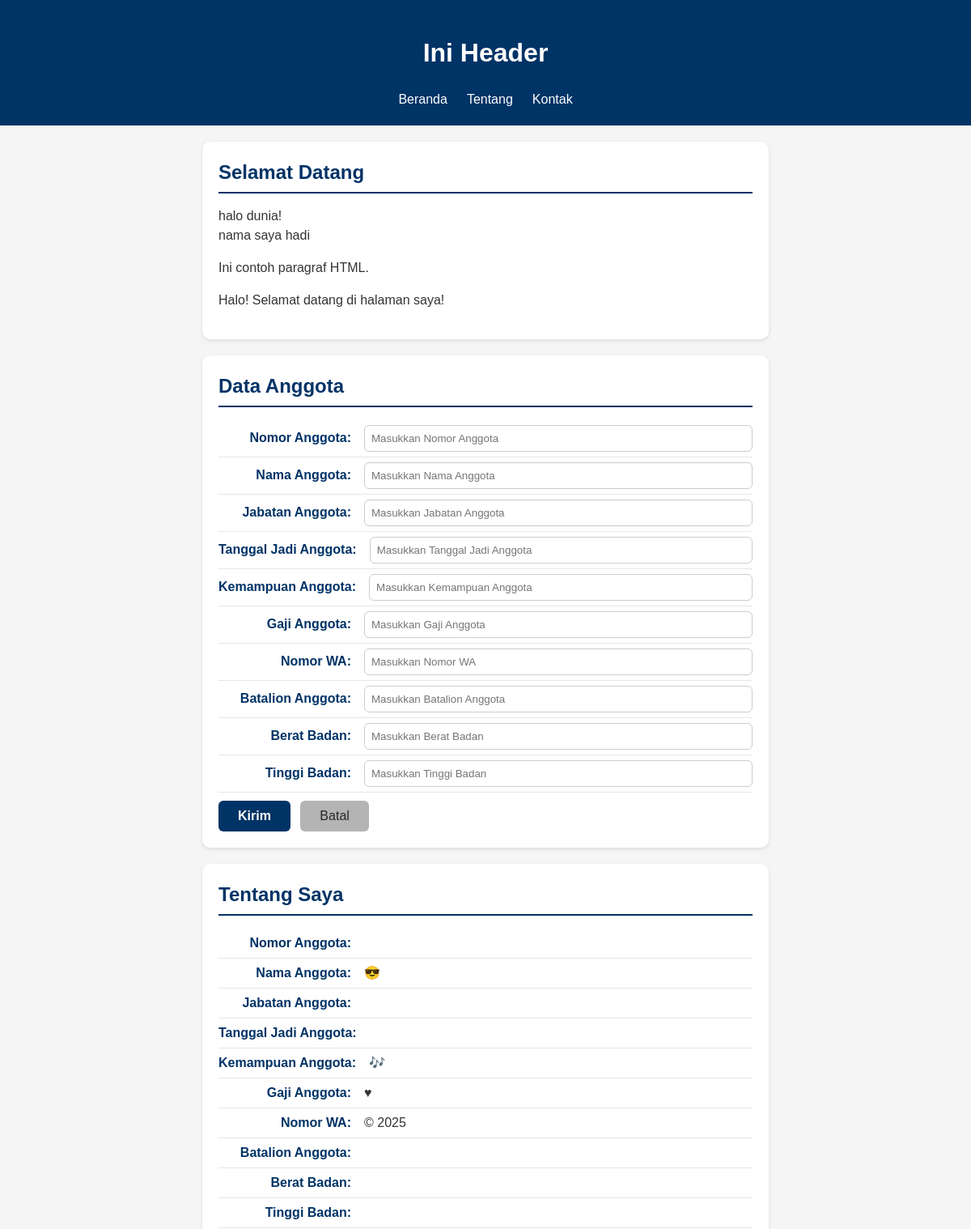
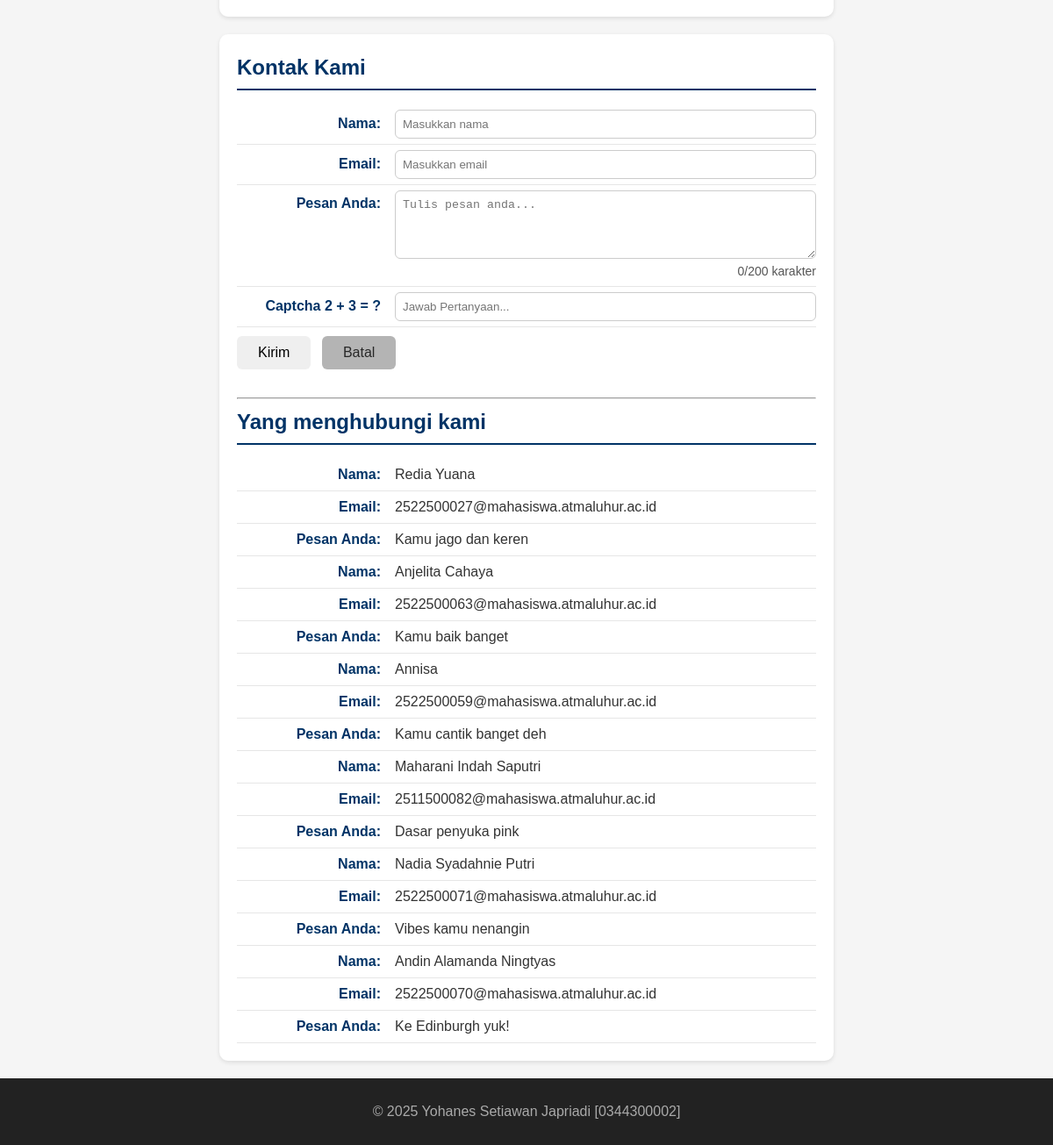
The page / on the database its author committed (2 pictures, top to bottom).
### tables this page shows
CREATE TABLE `tbl_tamu` (
  `cid` int(11) NOT NULL,
  `cnama` varchar(100) DEFAULT NULL,
  `cemail` varchar(100) DEFAULT NULL,
  `cpesan` text,
  `created_at` datetime NOT NULL DEFAULT CURRENT_TIMESTAMP
);

### fungsi.php (the view, shortened to what this page needs)
<?php
function bersihkan($str)
{
  return htmlspecialchars(trim($str));
}
function tampilkanData($conf, $arr)
{
  $html = "";
  foreach ($conf as $k => $v) {
    $label = $v["label"];
    $nilai = bersihkan($arr[$k] ?? '');
    $suffix = $v["suffix"];
    $html .= "<p><strong>{$label}</strong> {$nilai}{$suffix}</p>";
  }
  return $html;
}

### index.php (shortened to what this page needs)
<?php
require_once __DIR__ . '/fungsi.php';
?>
<!DOCTYPE html>
<html lang="en">
<head>
  <link rel="stylesheet" href="style.css">
</head>
<body>
  <header>
    <h1>Ini Header</h1>
    <nav>
      <ul>
        <li><a href="#home">Beranda</a></li>
        <li><a href="#about">Tentang</a></li>
        <li><a href="#contact">Kontak</a></li>
      </ul>
    </nav>
  </header>
  <main>
    <section id="home">
      <h2>Selamat Datang</h2>
      <?php
      echo "halo dunia!<br>";
      echo "nama saya hadi";
      ?>
      <p>Ini contoh paragraf HTML.</p>
    </section>
    <section id="anggota">
      <h2>Data Anggota</h2>
      <form action="proses_simpan.php" method="POST">
        <label for="txtNoAng"><span>Nomor Anggota:</span>
          <input type="text" id="txtNoAng" name="txtNoAng" placeholder="Masukkan Nomor Anggota" required>
        </label>
        <label for="txtNmAng"><span>Nama Anggota:</span>
          <input type="text" id="txtNmAng" name="txtNmAng" placeholder="Masukkan Nama Anggota" required>
        </label>
        <label for="txtJabAng"><span>Jabatan Anggota:</span>
          <input type="text" id="txtJabAng" name="txtJabAng" placeholder="Masukkan Jabatan Anggota" required>
        </label>
        <label for="txtTglJadi"><span>Tanggal Jadi Anggota:</span>
          <input type="text" id="txtTglJadi" name="txtTglJadi" placeholder="Masukkan Tanggal Jadi Anggota" required>
        </label>
        <label for="txtSkill"><span>Kemampuan Anggota:</span>
          <input type="text" id="txtSkill" name="txtSkill" placeholder="Masukkan Kemampuan Anggota" required>
        </label>
        <label for="txtGaji"><span>Gaji Anggota:</span>
          <input type="text" id="txtGaji" name="txtGaji" placeholder="Masukkan Gaji Anggota" required>
        </label>
        <label for="txtNoWA"><span>Nomor WA:</span>
          <input type="text" id="txtNoWA" name="txtNoWA" placeholder="Masukkan Nomor WA" required>
        </label>
        <label for="txBatalion"><span>Batalion Anggota:</span>
          <input type="text" id="txBatalion" name="txBatalion" placeholder="Masukkan Batalion Anggota" required>
        </label>
        <label for="txtBB"><span>Berat Badan:</span>
          <input type="text" id="txtBB" name="txtBB" placeholder="Masukkan Berat Badan" required>
        </label>
        <label for="txtTB"><span>Tinggi Badan:</span>
          <input type="text" id="txtTB" name="txtTB" placeholder="Masukkan Tinggi Badan" required>
        </label>
        <button type="submit">Kirim</button>
        <button type="reset">Batal</button>
      </form>
    </section>
    <?php
    $anggota = $_SESSION["anggota"] ?? [];
    $fieldConfig = [
      "noang" => ["label" => "Nomor Anggota:", "suffix" => ""],
      "nama" => ["label" => "Nama Anggota:", "suffix" => " &#128526;"],
      "jabatan" => ["label" => "Jabatan Anggota:", "suffix" => ""],
      "tanggal" => ["label" => "Tanggal Jadi Anggota:", "suffix" => ""],
      "skill" => ["label" => "Kemampuan Anggota:", "suffix" => " &#127926;"],
      "gaji" => ["label" => "Gaji Anggota:", "suffix" => " &hearts;"],
      "nowa" => ["label" => "Nomor WA:", "suffix" => " &copy; 2025"],
      "batalion" => ["label" => "Batalion Anggota:", "suffix" => ""],
      "bb" => ["label" => "Berat Badan:", "suffix" => ""],
      "tb" => ["label" => "Tinggi Badan:", "suffix" => ""],
    ];
    ?>
    <section id="about">
      <h2>Tentang Saya</h2>
      <?= tampilkanData($fieldConfig, $anggota) ?>
    </section>
    <?php
    $old          = $_SESSION['old'] ?? [];
    ?>
    <section id="contact">
      <h2>Kontak Kami</h2>
      <form action="proses.php" method="POST">
        <label for="txtNama"><span>Nama:</span>
          <input type="text" id="txtNama" name="txtNama" placeholder="Masukkan nama"
            required autocomplete="name"
            value="<?= isset($old['nama']) ? htmlspecialchars($old['nama']) : '' ?>">
        </label>
        <label for="txtEmail"><span>Email:</span>
          <input type="email" id="txtEmail" name="txtEmail" placeholder="Masukkan email"
            required autocomplete="email"
            value="<?= isset($old['email']) ? htmlspecialchars($old['email']) : '' ?>">
        </label>
        <label for="txtPesan"><span>Pesan Anda:</span>
          <textarea id="txtPesan" name="txtPesan" rows="4" placeholder="Tulis pesan anda..."
            required><?= isset($old['pesan']) ? htmlspecialchars($old['pesan']) : '' ?></textarea>
          <small id="charCount">0/200 karakter</small>
        </label>
        <label for="txtCaptcha"><span>Captcha 2 + 3 = ?</span>
          <input type="number" id="txtCaptcha" name="txtCaptcha" placeholder="Jawab Pertanyaan..."
            required
            value="<?= isset($old['captcha']) ? htmlspecialchars($old['captcha']) : '' ?>">
        </label>
        <button type=" submit">Kirim</button>
          <button type="reset">Batal</button>
      </form>
      <br>
      <hr>
      <h2>Yang menghubungi kami</h2>
      <?php include 'read_inc.php'; ?>
    </section>
  </main>
  <footer>
    <p>&copy; 2025 Yohanes Setiawan Japriadi [0344300002]</p>
  </footer>
</body>
</html>

### read_inc.php
<?php
require 'koneksi.php';
$fieldContact = [
  "nama" => ["label" => "Nama:", "suffix" => ""],
  "email" => ["label" => "Email:", "suffix" => ""],
  "pesan" => ["label" => "Pesan Anda:", "suffix" => ""]
];
$sql = "SELECT * FROM tbl_tamu ORDER BY cid DESC";
$q = mysqli_query($conn, $sql);
if (!$q) {
  echo "<p>Gagal membaca data tamu: " . htmlspecialchars(mysqli_error($conn)) . "</p>";
} elseif (mysqli_num_rows($q) === 0) {
  echo "<p>Belum ada data tamu yang tersimpan.</p>";
} else {
  while ($row = mysqli_fetch_assoc($q)) {
    $arrContact = [
      "nama"  => $row["cnama"]  ?? "",
      "email" => $row["cemail"] ?? "",
      "pesan" => $row["cpesan"] ?? "",
    ];
    echo tampilkanData($fieldContact, $arrContact);
  }
}
?>

### style.css (style rules this page uses)
* { box-sizing: border-box; }
body { margin: 0; font-family: Arial, sans-serif; background: #f5f5f5; color: #333; line-height: 1.5; }
header { background: #003366; color: #fff; padding: 20px; text-align: center; }
header ul { display: flex; justify-content: center; list-style: none; padding: 0; margin: 10px 0 0; }
header li a { color: #fff; text-decoration: none; padding: 6px 12px; }
#home, #about, #contact, #anggota { background-color: #ffffff; border-radius: 10px; padding: 20px; max-width: 700px; margin: 20px auto; box-shadow: 0 2px 5px rgba(0, 0, 0, 0.1); }
#home h2, #about h2, #contact h2, #anggota h2 { color: #003366; border-bottom: 2px solid #003366; padding-bottom: 6px; margin-top: 0; margin-bottom: 16px; }
#home p { text-align: justify; }
#about p, #contact p, #contact label, #anggota label { display: flex; justify-content: flex-start; align-items: baseline; margin: 0; padding: 6px 0; border-bottom: 1px solid #e6e6e6; }
#about strong, #contact strong, #contact label>span, #anggota label>span { min-width: 180px; color: #003366; font-weight: 600; text-align: right; padding-right: 16px; flex-shrink: 0; }
#contact input, #contact textarea, #anggota input { flex: 1; border: 1px solid #ccc; border-radius: 6px; padding: 8px; color: #000; font-weight: normal; margin: 0; box-sizing: border-box; }
#contact button, #anggota button { margin-top: 10px; display: inline-block; padding: 10px 24px; font-size: 16px; border-radius: 6px; cursor: pointer; border: none; transition: all 0.3s ease; margin-right: 8px; }
#contact button[type="submit"], #anggota button[type="submit"] { background-color: #003366; color: #fff; font-weight: 600; }
#contact button[type="reset"], #anggota button[type="reset"] { background-color: #b4b4b4; color: #272727; font-weight: 500; }
footer { background: #222; color: #aaa; text-align: center; padding: 10px; }

### rows shown on the page
tbl_tamu: label "Nama:", cnama "Redia Yuana", label "Email:", cemail "2522500027@mahasiswa.atmaluhur.ac.id", label "Pesan Anda:", cpesan "Kamu jago dan keren"
tbl_tamu: label "Nama:", cnama "Anjelita Cahaya", label "Email:", cemail "2522500063@mahasiswa.atmaluhur.ac.id", label "Pesan Anda:", cpesan "Kamu baik banget"
tbl_tamu: label "Nama:", cnama "Annisa", label "Email:", cemail "2522500059@mahasiswa.atmaluhur.ac.id", label "Pesan Anda:", cpesan "Kamu cantik banget deh"
tbl_tamu: label "Nama:", cnama "Maharani Indah Saputri", label "Email:", cemail "2511500082@mahasiswa.atmaluhur.ac.id", label "Pesan Anda:", cpesan "Dasar penyuka pink"
tbl_tamu: label "Nama:", cnama "Nadia Syadahnie Putri", label "Email:", cemail "2522500071@mahasiswa.atmaluhur.ac.id", label "Pesan Anda:", cpesan "Vibes kamu nenangin"
tbl_tamu: label "Nama:", cnama "Andin Alamanda Ningtyas", label "Email:", cemail "2522500070@mahasiswa.atmaluhur.ac.id", label "Pesan Anda:", cpesan "Ke Edinburgh yuk!"

### other values the page prints
$label "Nomor Anggota:"
$label "Nama Anggota:"
$suffix "😎"
$label "Jabatan Anggota:"
$label "Tanggal Jadi Anggota:"
$label "Kemampuan Anggota:"
$suffix "🎶"
$label "Gaji Anggota:"
$suffix "♥"
$label "Nomor WA:"
$suffix "© 2025"
$label "Batalion Anggota:"
$label "Berat Badan:"
$label "Tinggi Badan:"
